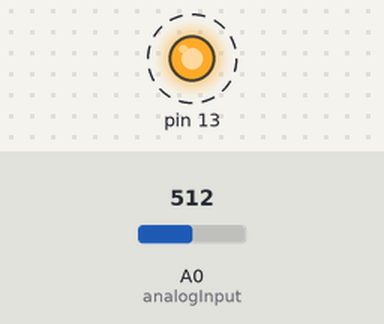
Simulated run of this sketch. Board: Arduino Uno, built with avr-gcc and run on an emulated ATmega328P. Parts: output pins drawn as LEDs (lit = HIGH). Dashed ring = blinking. The test bench sets the inputs (shaded band); at power-on: A0 (analogInput) = 512. What the sketch prints to the serial monitor is not drawn.

Above: at 0.2 s.
Timing chart, 0 to 3.0 s (numbered marks = the images above):
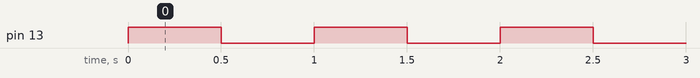

The sketch:

__Voltmeter.ino
```cpp
int analogInput = 0;
float vout = 0.0;
float vin = 0.0;
float R1 = 110000.0; // resistance of R1 (100K) -see text!
float R2 = 13000.0; // resistance of R2 (10K) — see text!
int value = 0;
int pinVal = 1;

void setup(){
pinMode(analogInput, INPUT);
//analogReference(INTERNAL2V56);
//analogReference(INTERNAL1V1);
pinMode(13, OUTPUT);
Serial.begin(115200);
}

void loop(){
   digitalWrite(13, pinVal);
   pinVal = !pinVal;
// read the value at analog input
value = analogRead(analogInput);
//vout = (value * 2.45) / 1024.0; // see text
vout = (value * 4.6) / 1024.0; // see text
vin = vout / (R2/(R1+R2));

if (vin<0.09) {
vin=0.0;//statement to quash undesired reading !
}
Serial.println("VIN=" + String(vin));
delay(500);
}
```

Measured:
- by itself, pin 13: alternates HIGH for 0.50 s and LOW for 0.50 s
